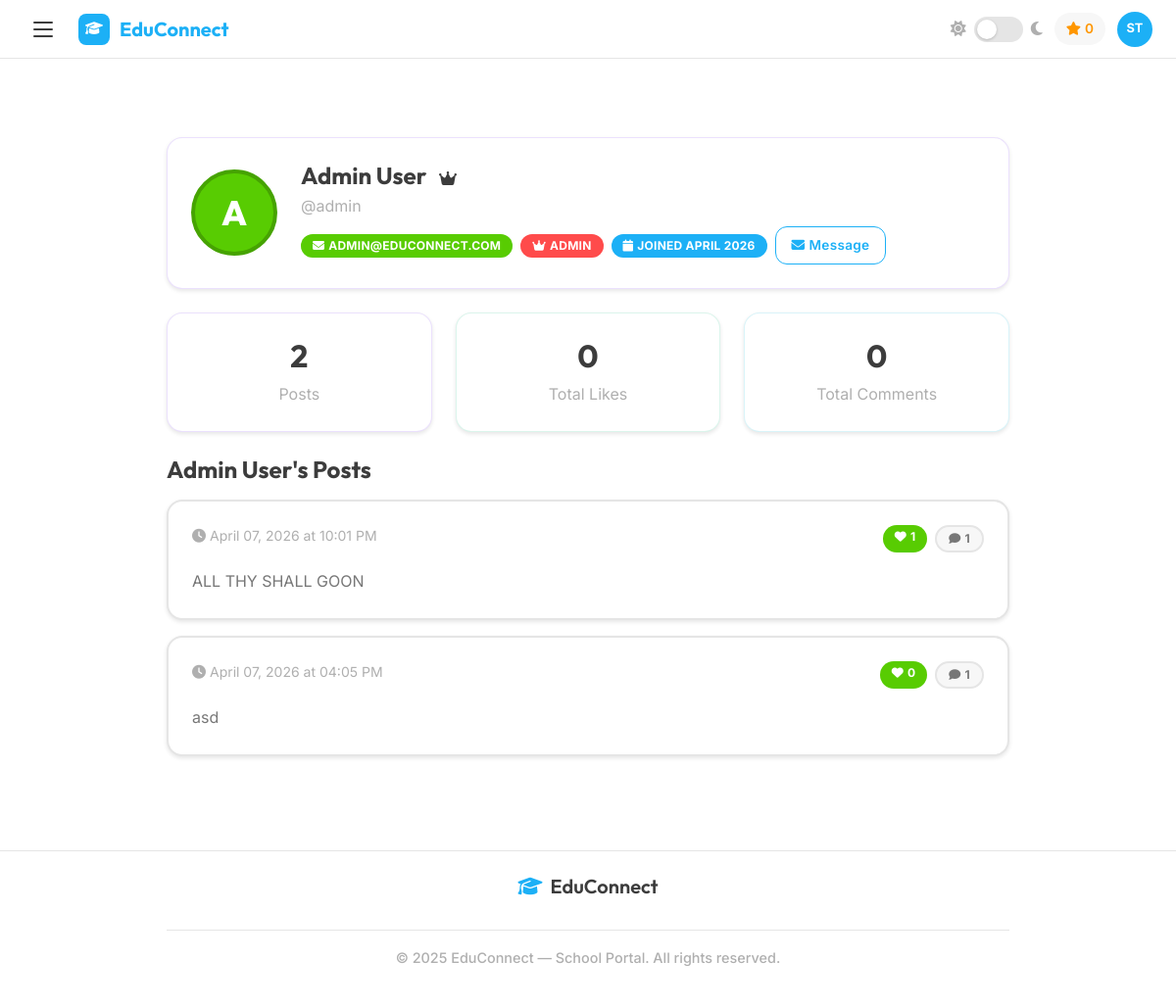
Page /user/admin (signed in) on the committed database.
### models.py (models this page shows, shortened)
class User(db.Model):
    id = db.Column(db.Integer, primary_key=True)
    username = db.Column(db.String(64), unique=True, nullable=False)
    email = db.Column(db.String(120), unique=True, nullable=False)
    password_hash = db.Column(db.String(256), nullable=False)
    full_name = db.Column(db.String(100), nullable=False)
    bio = db.Column(db.Text, default='')
    is_admin = db.Column(db.Boolean, default=False, nullable=False)
    is_teacher = db.Column(db.Boolean, default=False, nullable=False)
    is_prefect = db.Column(db.Boolean, default=False, nullable=False)
    is_parent = db.Column(db.Boolean, default=False, nullable=False)  # New field for parents
    house = db.Column(db.String(20), nullable=True)  # St. Patrick, St. Raphael, St. Nicolas, St. Michael
    grade_level = db.Column(db.String(20))
    section = db.Column(db.String(1), nullable=True)  # A-I sections for both students and teachers
    subject_taught = db.Column(db.String(50), nullable=True)  # For teachers
    class_teacher_grade = db.Column(db.String(20), nullable=True)  # Grade this teacher is class teacher of
    class_teacher_section = db.Column(db.String(1), nullable=True)  # Section this teacher is class teacher of
    points = db.Column(db.Integer, default=0, nullable=False)  # Student points system - default 12
    is_limited = db.Column(db.Boolean, default=False, nullable=False)  # Limitation status
    limit_reason = db.Column(db.Text)  # Reason for limitation
    limit_start_date = db.Column(db.DateTime)  # When limitation started
    limit_end_date = db.Column(db.DateTime)  # When limitation expires (None for permanent)
    limited_by_id = db.Column(db.Integer, db.ForeignKey('user.id'))  # Admin who applied limitation
    date_created = db.Column(db.DateTime, default=get_ist_now)
    posts = db.relationship('Post', backref='author', lazy='select', cascade='all, delete-orphan')
    comments = db.relationship('Comment', backref='author', lazy='select', cascade='all, delete-orphan')
    likes = db.relationship('Like', backref='user', lazy='select', cascade='all, delete-orphan')
    sent_messages = db.relationship('DirectMessage', foreign_keys='DirectMessage.sender_id', backref='sender', lazy='select', cascade='all, delete-orphan')
    received_messages = db.relationship('DirectMessage', foreign_keys='DirectMessage.receiver_id', backref='receiver', lazy='select', cascade='all, delete-orphan')
    created_groups = db.relationship('Group', foreign_keys='Group.admin_id', backref='admin', lazy='select')
    group_memberships = db.relationship('GroupMembership', backref='user', lazy='select', cascade='all, delete-orphan')
    children_relations = db.relationship('ParentChild', foreign_keys='ParentChild.parent_id', backref='parent', lazy='select', cascade='all, delete-orphan')
    parent_relations = db.relationship('ParentChild', foreign_keys='ParentChild.child_id', backref='child', lazy='select', cascade='all, delete-orphan')
    limited_by = db.relationship('User', foreign_keys=[limited_by_id], remote_side=[id], backref='users_limited')
    def is_limited_currently(self):
        if not self.is_limited:
            return False

class Post(db.Model):
    id = db.Column(db.Integer, primary_key=True)
    content = db.Column(db.Text, nullable=False)
    date_posted = db.Column(db.DateTime, default=get_ist_now)
    user_id = db.Column(db.Integer, db.ForeignKey('user.id'), nullable=False)
    comments = db.relationship('Comment', backref='post', lazy='select', cascade='all, delete-orphan')
    likes = db.relationship('Like', backref='post', lazy='select', cascade='all, delete-orphan')
    @property
    def like_count(self):
        return Like.query.filter_by(post_id=self.id).count()

### routes.py (the view)
@app.route('/user/<username>')
def view_user_profile(username):
    if 'user_id' not in session:
        flash('Please log in to view profiles.', 'error')
        return redirect(url_for('login'))
    user = User.query.filter_by(username=username).first_or_404()
    current_user = User.query.get(session['user_id'])
    page = request.args.get('page', 1, type=int)
    per_page = 15  # Show 15 posts per page
    user_posts_pagination = Post.query\
        .filter_by(user_id=user.id)\
        .order_by(Post.date_posted.desc())\
        .paginate(page=page, per_page=per_page, error_out=False)
    return render_template('view_profile.html',
                         user=user,
                         posts=user_posts_pagination.items,
                         pagination=user_posts_pagination,
                         current_user=current_user)

### routes.py (called while the page is built)
@app.context_processor
def utility_processor():
    def get_user_by_id(user_id):
        if user_id:
            return User.query.get(user_id)
        return None
    def is_logged_in():
        return 'user_id' in session
    def can_access_social_features():
        if 'user_id' not in session:
            return False
        user = User.query.get(session['user_id'])
        return user and not user.is_limited_currently()
    return dict(get_user_by_id=get_user_by_id, is_logged_in=is_logged_in, can_access_social_features=can_access_social_features, datetime=get_ist_now, get_ist_now=get_ist_now)

### templates/view_profile.html (shortened to what this page needs)
{% extends "base.html" %}
{% block content %}
<div class="row">
    <div class="col-12">
        <div class="card mb-4" style="border: 1px solid rgba(124, 58, 237, 0.15) !important; animation: fadeInUp 0.4s ease;">
            <div class="card-body p-4">
                <div class="d-flex align-items-center flex-wrap gap-4">
                    <div class="avatar-circle-lg">
                        {{ user.full_name[0].upper() }}
                    </div>
                    <div class="flex-grow-1">
                        <h2 class="fw-bold mb-1" style="font-size: 1.5rem;">
                            {{ user.full_name }}
                            {% if user.is_admin %}
                                <i class="fas fa-crown ms-2" style="color: var(--rose); font-size: 1rem;" title="Admin"></i>
                            {% elif user.is_teacher %}
                                <i class="fas fa-chalkboard-teacher ms-2" style="color: var(--emerald); font-size: 1rem;" title="Teacher"></i>
                            {% elif user.is_prefect %}
                                <i class="fas fa-star ms-2" style="color: var(--amber); font-size: 1rem;" title="Prefect"></i>
                            {% endif %}
                        </h2>
                        <p class="text-muted mb-2">@{{ user.username }}</p>
                        <div class="d-flex flex-wrap gap-2 align-items-center">
                            <span class="badge bg-primary"><i class="fas fa-envelope me-1"></i>{{ user.email }}</span>
                            {% if user.is_admin %}
                                <span class="badge bg-danger"><i class="fas fa-crown me-1"></i>Admin</span>
                            {% elif user.is_prefect %}
                                <span class="badge bg-warning">
                                    <i class="fas fa-star me-1"></i>Prefect
                                    {% if user.house %} - {{ user.house }}{% endif %}
                                </span>
                            {% endif %}
                            <span class="badge bg-info"><i class="fas fa-calendar me-1"></i>Joined {{ user.date_created.strftime('%B %Y') }}</span>
                            {% if current_user.id != user.id %}
                                <a href="{{ url_for('view_conversation', username=user.username) }}" class="btn btn-sm btn-outline-primary">
                                    <i class="fas fa-envelope me-1"></i>Message
                                </a>
                            {% endif %}
                        </div>
                    </div>
                </div>
            </div>
        </div>
        <div class="row mb-4">
            <div class="col-md-4" style="animation: fadeInUp 0.5s ease;">
                <div class="card text-center" style="border: 1px solid rgba(124, 58, 237, 0.15) !important;">
                    <div class="card-body py-4">
                        <h3 class="fw-bold" style="color: var(--violet); font-size: 2rem;">{{ posts|length }}</h3>
                        <p class="text-muted mb-0">Posts</p>
                    </div>
                </div>
            </div>
            <div class="col-md-4" style="animation: fadeInUp 0.6s ease;">
                <div class="card text-center" style="border: 1px solid rgba(16, 185, 129, 0.15) !important;">
                    <div class="card-body py-4">
                        <h3 class="fw-bold" style="color: var(--emerald); font-size: 2rem;">
                            {% set total_likes = 0 %}{% for post in posts %}{% set total_likes = total_likes + post.like_count %}{% endfor %}{{ total_likes }}
                        </h3>
                        <p class="text-muted mb-0">Total Likes</p>
                    </div>
                </div>
            </div>
            <div class="col-md-4" style="animation: fadeInUp 0.7s ease;">
                <div class="card text-center" style="border: 1px solid rgba(6, 182, 212, 0.15) !important;">
                    <div class="card-body py-4">
                        <h3 class="fw-bold" style="color: var(--cyan); font-size: 2rem;">
                            {% set total_comments = 0 %}{% for post in posts %}{% set total_comments = total_comments + post.comments|length %}{% endfor %}{{ total_comments }}
                        </h3>
                        <p class="text-muted mb-0">Total Comments</p>
                    </div>
                </div>
            </div>
        </div>
        <h4 class="fw-bold mb-3">{{ user.full_name }}'s Posts</h4>
        {% if posts %}
            {% for post in posts %}
            <div class="card mb-3" style="animation: fadeInUp {{ 0.3 + loop.index0 * 0.08 }}s ease;">
                <div class="card-body">
                    <div class="d-flex justify-content-between align-items-start mb-3">
                        <small class="text-muted"><i class="fas fa-clock me-1"></i>{{ post.date_posted.strftime('%B %d, %Y at %I:%M %p') }}</small>
                        <div class="d-flex gap-2">
                            <span class="badge bg-primary"><i class="fas fa-heart me-1"></i>{{ post.like_count }}</span>
                            <span class="badge bg-secondary"><i class="fas fa-comment me-1"></i>{{ post.comments|length }}</span>
                        </div>
                    </div>
                    <p class="mb-0" style="color: var(--text-secondary); line-height: 1.7;">{{ post.content }}</p>
                </div>
            </div>
            {% endfor %}
        {% endif %}
    </div>
</div>
{% endblock %}

### templates/base.html (shortened to what this page needs)
<!DOCTYPE html>
<html lang="en">
<head>
    <link href="https://cdn.jsdelivr.net/npm/bootstrap@5.3.0/dist/css/bootstrap.min.css" rel="stylesheet">
    <link rel="stylesheet" href="https://cdnjs.cloudflare.com/ajax/libs/font-awesome/6.5.0/css/all.min.css">
</head>
<body>
    {% if session.user_id %}
    <div class="topbar">
        <div class="topbar-left">
            <button class="hamburger-btn" onclick="toggleSidebar()">
                <span></span>
                <span></span>
                <span></span>
            </button>
            <a href="{{ url_for('index') }}" class="topbar-brand">
                <div class="brand-icon"><i class="fas fa-graduation-cap"></i></div>
                <span>EduConnect</span>
            </a>
        </div>
        <div class="topbar-right">
            <div class="theme-toggle" onclick="toggleTheme()" style="cursor: pointer;">
                <span class="theme-icon"><i class="fas fa-sun"></i></span>
                <div class="theme-switch"></div>
                <span class="theme-icon"><i class="fas fa-moon"></i></span>
            </div>
            {% if not session.is_parent %}
            <div style="display: flex; align-items: center; gap: 4px; padding: 6px 12px; background: var(--bg-secondary); border-radius: var(--radius-full); font-weight: 600; font-size: 0.85rem; color: var(--orange);">
                <i class="fas fa-star"></i>
                {{ get_user_by_id(session.user_id).points if get_user_by_id(session.user_id) else 12 }}
            </div>
            {% endif %}
            <div class="topbar-avatar" onclick="toggleSidebar()">
                {{ session.username[:2].upper() if session.username else 'U' }}
            </div>
        </div>
    </div>
    <div class="main-wrapper">
    {% endif %}
    <main class="container main-container my-5">
        {% block content %}{% endblock %}
    </main>
    <footer class="footer">
        <div class="container main-container">
            <div class="footer-content">
                <div class="footer-section">
                    <h5 class="text-center">
                        <i class="fas fa-graduation-cap me-2" style="color: var(--blue);"></i>EduConnect
                    </h5>
                </div>
            </div>
            <div class="footer-bottom">
                <p>&copy; 2025 EduConnect — School Portal. All rights reserved.</p>
            </div>
        </div>
    </footer>
    </div>
</body>
</html>

### rows in the picture
User: points "0"
User: full_name "A", full_name "Admin User", username "admin", email "ADMIN@EDUCONNECT.COM", date_created "APRIL 2026"
Post: date_posted "April 07, 2026 at 10:01 PM", like_count "1", comments|length "1", content "ALL THY SHALL GOON"
Post: date_posted "April 07, 2026 at 04:05 PM", like_count "0", comments|length "1", content "asd"

### other values in the picture
{{ session.username[:2].upper() if session.username else 'U' }} "ST"
{{ posts|length }} "2"
{{ total_likes }} "0"
{{ total_comments }} "0"
